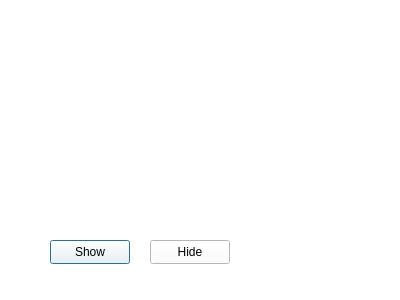
<?xml version="1.0" encoding="UTF-8"?>
<ui version="4.0">
 <class>MyDialog</class>
 <widget class="QDialog" name="MyDialog">
  <property name="geometry">
   <rect>
    <x>0</x>
    <y>0</y>
    <width>400</width>
    <height>300</height>
   </rect>
  </property>
  <property name="palette">
   <palette>
    <active>
     <colorrole role="WindowText">
      <brush brushstyle="SolidPattern">
       <color alpha="255">
        <red>0</red>
        <green>0</green>
        <blue>0</blue>
       </color>
      </brush>
     </colorrole>
     <colorrole role="Button">
      <brush brushstyle="SolidPattern">
       <color alpha="255">
        <red>255</red>
        <green>255</green>
        <blue>255</blue>
       </color>
      </brush>
     </colorrole>
     <colorrole role="Light">
      <brush brushstyle="SolidPattern">
       <color alpha="255">
        <red>255</red>
        <green>255</green>
        <blue>255</blue>
       </color>
      </brush>
     </colorrole>
     <colorrole role="Midlight">
      <brush brushstyle="SolidPattern">
       <color alpha="255">
        <red>255</red>
        <green>255</green>
        <blue>255</blue>
       </color>
      </brush>
     </colorrole>
     <colorrole role="Dark">
      <brush brushstyle="SolidPattern">
       <color alpha="255">
        <red>127</red>
        <green>127</green>
        <blue>127</blue>
       </color>
      </brush>
     </colorrole>
     <colorrole role="Mid">
      <brush brushstyle="SolidPattern">
       <color alpha="255">
        <red>170</red>
        <green>170</green>
        <blue>170</blue>
       </color>
      </brush>
     </colorrole>
     <colorrole role="Text">
      <brush brushstyle="SolidPattern">
       <color alpha="255">
        <red>0</red>
        <green>0</green>
        <blue>0</blue>
       </color>
      </brush>
     </colorrole>
     <colorrole role="BrightText">
      <brush brushstyle="SolidPattern">
       <color alpha="255">
        <red>255</red>
        <green>255</green>
        <blue>255</blue>
       </color>
      </brush>
     </colorrole>
     <colorrole role="ButtonText">
      <brush brushstyle="SolidPattern">
       <color alpha="255">
        <red>0</red>
        <green>0</green>
        <blue>0</blue>
       </color>
      </brush>
     </colorrole>
     <colorrole role="Base">
      <brush brushstyle="SolidPattern">
       <color alpha="255">
        <red>255</red>
        <green>255</green>
        <blue>255</blue>
       </color>
      </brush>
     </colorrole>
     <colorrole role="Window">
      <brush brushstyle="SolidPattern">
       <color alpha="255">
        <red>255</red>
        <green>255</green>
        <blue>255</blue>
       </color>
      </brush>
     </colorrole>
     <colorrole role="Shadow">
      <brush brushstyle="SolidPattern">
       <color alpha="255">
        <red>0</red>
        <green>0</green>
        <blue>0</blue>
       </color>
      </brush>
     </colorrole>
     <colorrole role="AlternateBase">
      <brush brushstyle="SolidPattern">
       <color alpha="255">
        <red>255</red>
        <green>255</green>
        <blue>255</blue>
       </color>
      </brush>
     </colorrole>
     <colorrole role="ToolTipBase">
      <brush brushstyle="SolidPattern">
       <color alpha="255">
        <red>255</red>
        <green>255</green>
        <blue>220</blue>
       </color>
      </brush>
     </colorrole>
     <colorrole role="ToolTipText">
      <brush brushstyle="SolidPattern">
       <color alpha="255">
        <red>0</red>
        <green>0</green>
        <blue>0</blue>
       </color>
      </brush>
     </colorrole>
     <colorrole role="PlaceholderText">
      <brush brushstyle="SolidPattern">
       <color alpha="127">
        <red>0</red>
        <green>0</green>
        <blue>0</blue>
       </color>
      </brush>
     </colorrole>
    </active>
    <inactive>
     <colorrole role="WindowText">
      <brush brushstyle="SolidPattern">
       <color alpha="255">
        <red>0</red>
        <green>0</green>
        <blue>0</blue>
       </color>
      </brush>
     </colorrole>
     <colorrole role="Button">
      <brush brushstyle="SolidPattern">
       <color alpha="255">
        <red>255</red>
        <green>255</green>
        <blue>255</blue>
       </color>
      </brush>
     </colorrole>
     <colorrole role="Light">
      <brush brushstyle="SolidPattern">
       <color alpha="255">
        <red>255</red>
        <green>255</green>
        <blue>255</blue>
       </color>
      </brush>
     </colorrole>
     <colorrole role="Midlight">
      <brush brushstyle="SolidPattern">
       <color alpha="255">
        <red>255</red>
        <green>255</green>
        <blue>255</blue>
       </color>
      </brush>
     </colorrole>
     <colorrole role="Dark">
      <brush brushstyle="SolidPattern">
       <color alpha="255">
        <red>127</red>
        <green>127</green>
        <blue>127</blue>
       </color>
      </brush>
     </colorrole>
     <colorrole role="Mid">
      <brush brushstyle="SolidPattern">
       <color alpha="255">
        <red>170</red>
        <green>170</green>
        <blue>170</blue>
       </color>
      </brush>
     </colorrole>
     <colorrole role="Text">
      <brush brushstyle="SolidPattern">
       <color alpha="255">
        <red>0</red>
        <green>0</green>
        <blue>0</blue>
       </color>
      </brush>
     </colorrole>
     <colorrole role="BrightText">
      <brush brushstyle="SolidPattern">
       <color alpha="255">
        <red>255</red>
        <green>255</green>
        <blue>255</blue>
       </color>
      </brush>
     </colorrole>
     <colorrole role="ButtonText">
      <brush brushstyle="SolidPattern">
       <color alpha="255">
        <red>0</red>
        <green>0</green>
        <blue>0</blue>
       </color>
      </brush>
     </colorrole>
     <colorrole role="Base">
      <brush brushstyle="SolidPattern">
       <color alpha="255">
        <red>255</red>
        <green>255</green>
        <blue>255</blue>
       </color>
      </brush>
     </colorrole>
     <colorrole role="Window">
      <brush brushstyle="SolidPattern">
       <color alpha="255">
        <red>255</red>
        <green>255</green>
        <blue>255</blue>
       </color>
      </brush>
     </colorrole>
     <colorrole role="Shadow">
      <brush brushstyle="SolidPattern">
       <color alpha="255">
        <red>0</red>
        <green>0</green>
        <blue>0</blue>
       </color>
      </brush>
     </colorrole>
     <colorrole role="AlternateBase">
      <brush brushstyle="SolidPattern">
       <color alpha="255">
        <red>255</red>
        <green>255</green>
        <blue>255</blue>
       </color>
      </brush>
     </colorrole>
     <colorrole role="ToolTipBase">
      <brush brushstyle="SolidPattern">
       <color alpha="255">
        <red>255</red>
        <green>255</green>
        <blue>220</blue>
       </color>
      </brush>
     </colorrole>
     <colorrole role="ToolTipText">
      <brush brushstyle="SolidPattern">
       <color alpha="255">
        <red>0</red>
        <green>0</green>
        <blue>0</blue>
       </color>
      </brush>
     </colorrole>
     <colorrole role="PlaceholderText">
      <brush brushstyle="SolidPattern">
       <color alpha="127">
        <red>0</red>
        <green>0</green>
        <blue>0</blue>
       </color>
      </brush>
     </colorrole>
    </inactive>
    <disabled>
     <colorrole role="WindowText">
      <brush brushstyle="SolidPattern">
       <color alpha="255">
        <red>127</red>
        <green>127</green>
        <blue>127</blue>
       </color>
      </brush>
     </colorrole>
     <colorrole role="Button">
      <brush brushstyle="SolidPattern">
       <color alpha="255">
        <red>255</red>
        <green>255</green>
        <blue>255</blue>
       </color>
      </brush>
     </colorrole>
     <colorrole role="Light">
      <brush brushstyle="SolidPattern">
       <color alpha="255">
        <red>255</red>
        <green>255</green>
        <blue>255</blue>
       </color>
      </brush>
     </colorrole>
     <colorrole role="Midlight">
      <brush brushstyle="SolidPattern">
       <color alpha="255">
        <red>255</red>
        <green>255</green>
        <blue>255</blue>
       </color>
      </brush>
     </colorrole>
     <colorrole role="Dark">
      <brush brushstyle="SolidPattern">
       <color alpha="255">
        <red>127</red>
        <green>127</green>
        <blue>127</blue>
       </color>
      </brush>
     </colorrole>
     <colorrole role="Mid">
      <brush brushstyle="SolidPattern">
       <color alpha="255">
        <red>170</red>
        <green>170</green>
        <blue>170</blue>
       </color>
      </brush>
     </colorrole>
     <colorrole role="Text">
      <brush brushstyle="SolidPattern">
       <color alpha="255">
        <red>127</red>
        <green>127</green>
        <blue>127</blue>
       </color>
      </brush>
     </colorrole>
     <colorrole role="BrightText">
      <brush brushstyle="SolidPattern">
       <color alpha="255">
        <red>255</red>
        <green>255</green>
        <blue>255</blue>
       </color>
      </brush>
     </colorrole>
     <colorrole role="ButtonText">
      <brush brushstyle="SolidPattern">
       <color alpha="255">
        <red>127</red>
        <green>127</green>
        <blue>127</blue>
       </color>
      </brush>
     </colorrole>
     <colorrole role="Base">
      <brush brushstyle="SolidPattern">
       <color alpha="255">
        <red>255</red>
        <green>255</green>
        <blue>255</blue>
       </color>
      </brush>
     </colorrole>
     <colorrole role="Window">
      <brush brushstyle="SolidPattern">
       <color alpha="255">
        <red>255</red>
        <green>255</green>
        <blue>255</blue>
       </color>
      </brush>
     </colorrole>
     <colorrole role="Shadow">
      <brush brushstyle="SolidPattern">
       <color alpha="255">
        <red>0</red>
        <green>0</green>
        <blue>0</blue>
       </color>
      </brush>
     </colorrole>
     <colorrole role="AlternateBase">
      <brush brushstyle="SolidPattern">
       <color alpha="255">
        <red>255</red>
        <green>255</green>
        <blue>255</blue>
       </color>
      </brush>
     </colorrole>
     <colorrole role="ToolTipBase">
      <brush brushstyle="SolidPattern">
       <color alpha="255">
        <red>255</red>
        <green>255</green>
        <blue>220</blue>
       </color>
      </brush>
     </colorrole>
     <colorrole role="ToolTipText">
      <brush brushstyle="SolidPattern">
       <color alpha="255">
        <red>0</red>
        <green>0</green>
        <blue>0</blue>
       </color>
      </brush>
     </colorrole>
     <colorrole role="PlaceholderText">
      <brush brushstyle="SolidPattern">
       <color alpha="127">
        <red>127</red>
        <green>127</green>
        <blue>127</blue>
       </color>
      </brush>
     </colorrole>
    </disabled>
   </palette>
  </property>
  <property name="windowTitle">
   <string>Dialog</string>
  </property>
  <widget class="QLabel" name="label_picture">
   <property name="geometry">
    <rect>
     <x>40</x>
     <y>50</y>
     <width>151</width>
     <height>101</height>
    </rect>
   </property>
   <property name="text">
    <string/>
   </property>
  </widget>
  <widget class="QPushButton" name="showButton">
   <property name="geometry">
    <rect>
     <x>50</x>
     <y>240</y>
     <width>80</width>
     <height>24</height>
    </rect>
   </property>
   <property name="text">
    <string>Show</string>
   </property>
  </widget>
  <widget class="QPushButton" name="hideButton">
   <property name="geometry">
    <rect>
     <x>150</x>
     <y>240</y>
     <width>80</width>
     <height>24</height>
    </rect>
   </property>
   <property name="text">
    <string>Hide</string>
   </property>
  </widget>
 </widget>
 <resources/>
 <connections/>
</ui>
